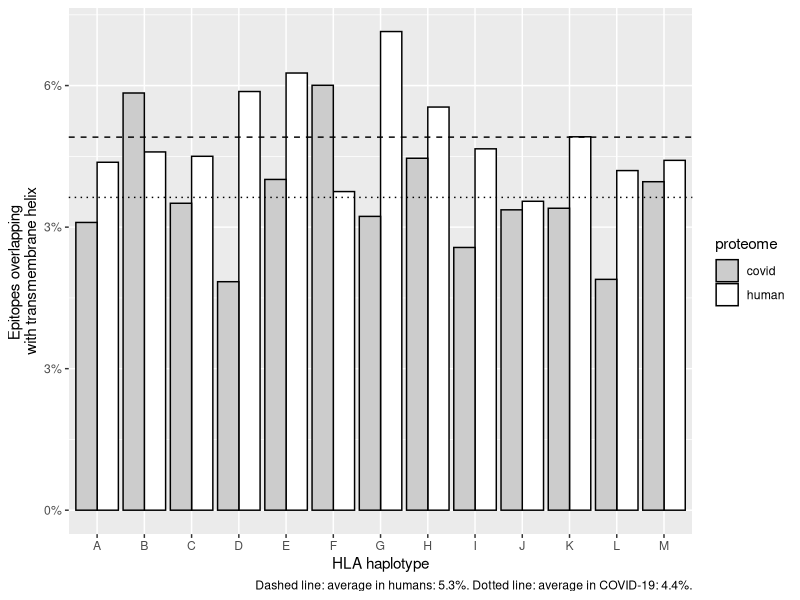

Write R code to recreate this figure. (Note: this script raises an error after producing the figure.)
## ---- chunk 1
knitr::opts_chunk$set(echo = TRUE)
## ---- chunk 2
library(testthat)
library(tidyr)
library(ggplot2)
## ---- chunk 3
# n: sample size, equals the number of HLA haplotypes
n <- 13
# f denotes 'fraction', a value between 0.0 and 1.0
f_human <- rnorm(n = n, mean = 0.053, sd = 0.01)
f_covid <- rnorm(n = n, mean = runif(n = 1, min = 0.03, max = 0.1), sd = 0.01)
expect_true(all(f_human > 0.0))
expect_true(all(f_human < 1.0))
expect_true(all(f_covid > 0.0))
expect_true(all(f_covid < 1.0))
## ---- chunk 4
df <- tibble::tibble(
  proteome = rep(c("human", "covid"), each = n),
  haplotype = rep(LETTERS[1:n], time = 2),
  f = c(f_human, f_covid)
)
df$proteome <- as.factor(df$proteome)
df$haplotype <- as.factor(df$haplotype)
## ---- chunk 5
df_wide <- spread(df, proteome, f)
## ---- chunk 6
knitr::kable(df_wide, caption = "Fraction of epitopes overlapping with transmembrane helix")
## ---- chunk 7
write.csv(df_wide, "table_1.csv", row.names = FALSE)
## ---- chunk 8
t <- ks.test(x = f_human, y = f_covid)
print(t)
## ---- chunk 9
alpha <- 0.05
if (t$p.value <= alpha) {
  print("Reject that the two samples are taken from a same distribution") 
} else {
  print("Accept that the two samples are taken from a same distribution")
}
## ---- chunk 10
ggplot(df, aes(x = haplotype, y = f, fill = proteome)) + 
  scale_fill_manual(values = c("human" = "#ffffff", "covid" = "#cccccc")) +
  geom_col(position = position_dodge(), color = "#000000") + xlab("HLA haplotype") + 
  ylab("Epitopes overlapping \nwith transmembrane helix") +
  scale_y_continuous(labels = scales::percent_format(accuracy = 3)) +
  geom_hline(yintercept = mean(f_human), lty = "dashed") +
  geom_hline(yintercept = mean(f_covid), lty = "dotted") +
  labs(
    caption = paste0(
      "Dashed line: average in humans: ", formatC(100.0 * mean(f_human), digits = 2),"%. ",
      "Dotted line: average in COVID-19: ", formatC(100.0 * mean(f_covid), digits = 2),"%."  
    )
  ) + ggsave("fig_1.png", width = 7, height = 7)
